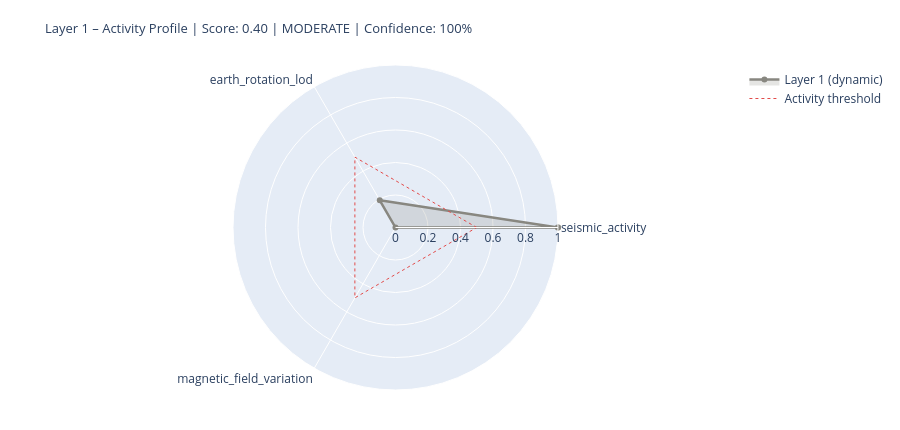

The notebook cell this image was saved under:
### Markdown cell above
---
## 5. State Assessment & Handoff to Layer 2

### Code cell
# ============================================================
# LAYER 1 SCORE
# Three dynamic components only (conductivity = static baseline)
# ============================================================

def norm(v, lo, hi):
    if v is None: return None
    return max(0.0, min(1.0, (v - lo) / (hi - lo)))

# --- Seismic Activity ---
seis_score_val = None
seis_source    = 'missing'
if df_seis is not None and not df_seis.empty:
    n_events = len(df_seis)
    max_mag  = df_seis['mag'].max()
    n_strong = (df_seis['mag'] >= 6.0).sum()
    seis_score_val = norm(n_events * 0.5 + max_mag * 5 + n_strong * 10, 0, 120)
    seis_source = 'primary'

# --- Earth Rotation (LOD anomaly) ---
lod_score_val = None
lod_now       = None
lod_source    = 'missing'
if df_iers is not None and lod_col:
    lod_now       = float(df_iers[lod_col].iloc[-1])
    lod_score_val = norm(abs(lod_now), 0, 3.0)
    lod_source    = 'primary'
elif raw.get('iers_synthetic_lod') is not None:
    lod_now       = raw['iers_synthetic_lod']
    lod_score_val = norm(abs(lod_now), 0, 3.0)
    lod_source    = 'estimated_seasonal'
    print(f'  LOD estimate: {lod_now:+.3f} ms  [estimated_seasonal]')

# --- Magnetic Field Variation (Kp as dynamic proxy) ---
mag_score_val = None
kp_val        = None
mag_source    = 'missing'
if df_geomag is not None and not df_geomag.empty:
    kp_val        = float(df_geomag['kp'].iloc[-1])
    mag_score_val = norm(kp_val, 0, 9)
    mag_source    = 'primary'
elif layer0 and layer0.get('raw_values', {}).get('Kp_index', {}).get('value') is not None:
    kp_val        = layer0['raw_values']['Kp_index']['value']
    mag_score_val = norm(kp_val, 0, 9)
    mag_source    = 'from_layer0'

# --- Conductivity Baseline (static – not in dynamic score) ---
ocean_fraction = 0.71
leitf_baseline = {
    'ocean_surface_fraction': ocean_fraction,
    'ocean_conductivity_Sm':  CONSTANTS['conductivity_ocean_Sm'],
    'role': 'stable_boundary_condition',
}

# --- Assemble (dynamic components only) ---
COMPONENTS = {
    'seismic_activity':        {'score': seis_score_val, 'source': seis_source, 'dynamic': True},
    'earth_rotation_lod':      {'score': lod_score_val,  'source': lod_source,  'dynamic': True},
    'magnetic_field_variation': {'score': mag_score_val,  'source': mag_source,  'dynamic': True},
}

available   = {k: v['score'] for k, v in COMPONENTS.items() if v['score'] is not None}
unavailable = [k for k, v in COMPONENTS.items() if v['score'] is None]
layer1_score = round(sum(available.values()) / len(available), 4) if available else None
confidence   = round(len(available) / len(COMPONENTS), 2)
level = ('unknown'  if layer1_score is None
         else 'calm'     if layer1_score < 0.3
         else 'moderate' if layer1_score < 0.6
         else 'active')

# Console output
W = 64
print('=' * W)
print('LAYER 1 – PLANETARY BODY – STATE ASSESSMENT')
print('=' * W)
for name, comp in COMPONENTS.items():
    s = comp['score']
    if s is not None:
        bar = '█' * int(s * 20) + '░' * (20 - int(s * 20))
        print(f'  {name:<34} {bar}  {s:.2f}  [{comp["source"]}]')
    else:
        print(f'  {name:<34} {"─" * 20}  n/a   [missing]')
print(f'  {"Conductivity (Baseline)":<34} {"─" * 20}  static [boundary_condition]')
print('-' * W)
print(f'  Score (dynamic):  {layer1_score:.3f}  ({len(available)}/{len(COMPONENTS)} components)')
print(f'  Confidence:       {confidence:.0%}')
print(f'  Level:            {level.upper()}')
if layer0:
    print(f'  Layer-0 input:    {layer0["level"].upper()} | Driver: {layer0["dominant_driver"]}')
print('=' * W)

# Radar chart
cats   = list(available.keys())
vals_r = list(available.values())
if len(cats) >= 3:
    fig = go.Figure()
    fig.add_trace(go.Scatterpolar(
        r=vals_r + [vals_r[0]], theta=cats + [cats[0]],
        fill='toself', fillcolor='rgba(136,135,128,0.22)',
        line=dict(color='#888780', width=2.5), name='Layer 1 (dynamic)'
    ))
    fig.add_trace(go.Scatterpolar(
        r=[0.5] * (len(cats)+1), theta=cats + [cats[0]],
        line=dict(color='#E24B4A', dash='dot', width=1),
        mode='lines', name='Activity threshold'
    ))
    fig.update_layout(
        title=dict(
            text=f'Layer 1 – Activity Profile | Score: {layer1_score:.2f} | {level.upper()} | Confidence: {confidence:.0%}',
            font=dict(size=13)),
        polar=dict(radialaxis=dict(visible=True, range=[0, 1])),
        height=430, showlegend=True,
        margin=dict(l=60, r=60, t=65, b=40)
    )
    fig.show()

### Figure 1 — Plotly figure (JSON) as saved in the notebook; plotly's stock layout.template omitted (floating-point values rounded to 4 significant figures)
{"data": [{"fill": "toself", "fillcolor": "rgba(136,135,128,0.22)", "line": {"color": "#888780", "width": 2.5}, "name": "Layer 1 (dynamic)", "r": [1.0, 0.1935, 0.0, 1.0], "theta": ["seismic_activity", "earth_rotation_lod", "magnetic_field_variation", "seismic_activity"], "type": "scatterpolar"}, {"line": {"color": "#E24B4A", "dash": "dot", "width": 1}, "mode": "lines", "name": "Activity threshold", "r": [0.5, 0.5, 0.5, 0.5], "theta": ["seismic_activity", "earth_rotation_lod", "magnetic_field_variation", "seismic_activity"], "type": "scatterpolar"}], "layout": {"height": 430, "margin": {"b": 40, "l": 60, "r": 60, "t": 65}, "polar": {"radialaxis": {"range": [0, 1], "visible": true}}, "showlegend": true, "title": {"font": {"size": 13}, "text": "Layer 1 – Activity Profile | Score: 0.40 | MODERATE | Confidence: 100%"}}}
